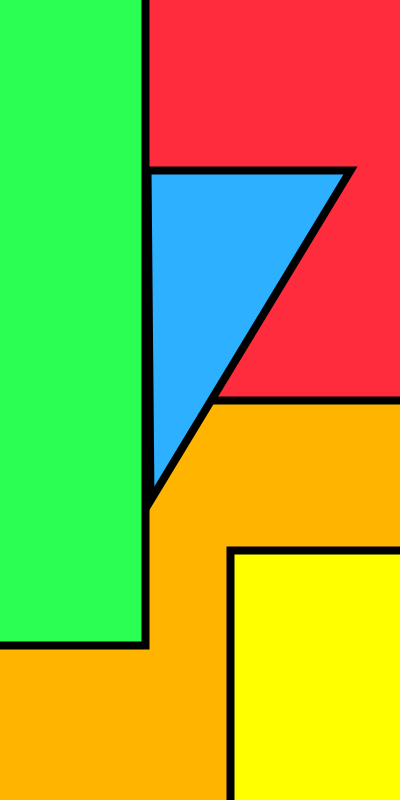
Frame 1 (no input)
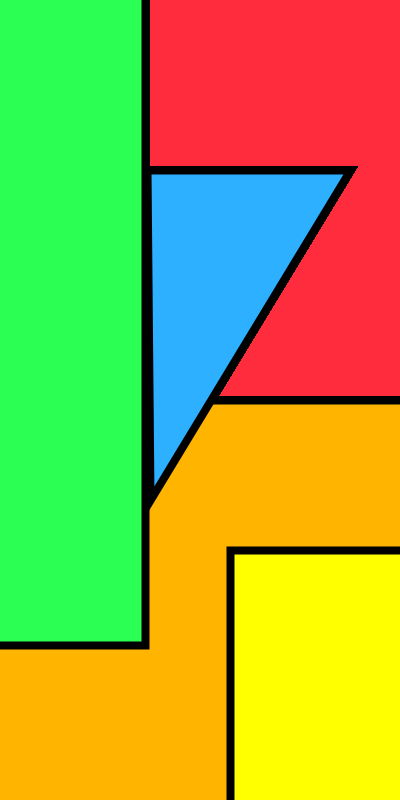
Frame 60 (the mouse pressed at the canvas centre just before this capture)
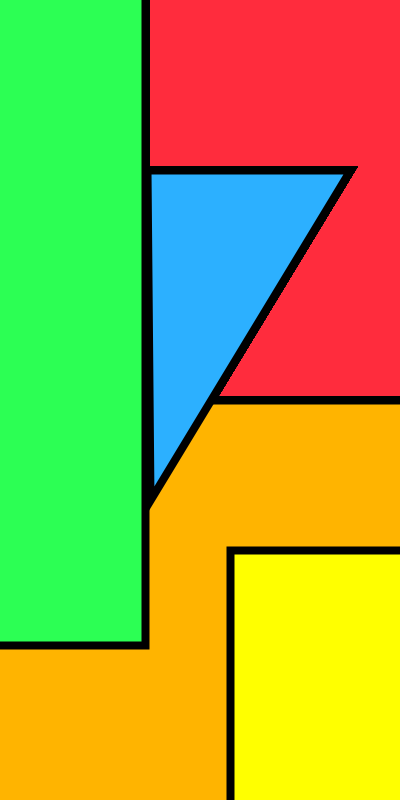
Frame 120 (the mouse held since frame 60 and released just before this capture)

The Processing sketch that drew these frames (run headless with seeded random() and noise(); from frame 60 on, the mouse is pressed at the canvas centre):

// Processing sketch: processing_25101
// ── processing_25101.pde



void setup() {
size (400,800);
 

background (255 , 44 ,61);

}
void draw() {
strokeWeight (8);
smooth();
fill (255, 180, 0);
rect (-5,400, 410, 410);
fill (44, 255,84);
rect (-5,-5,150, 650);
fill (44,176,255);
triangle (147,170, 350, 170, 150, 500);
fill (255, 255, 0);
rect (230, 550, 1000, 1000);







}
